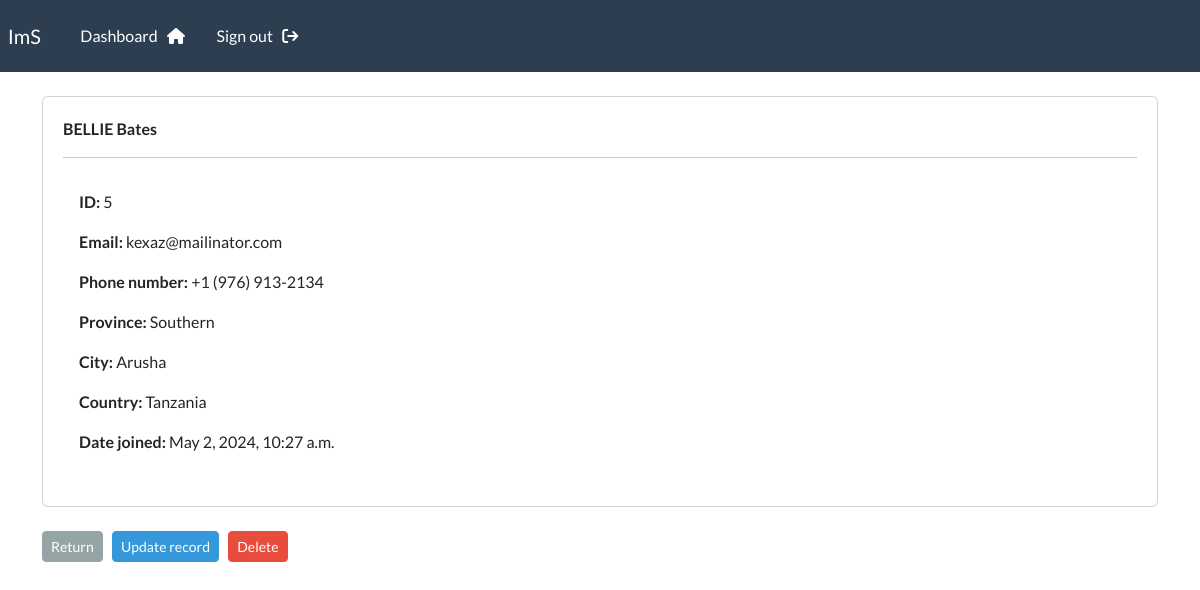
/record/5 (signed in), run on the app's committed database.
### webapp/models.py (models this page shows, shortened)
class Record(models.Model):
    creation_date = models.DateTimeField(auto_now_add=True)
    first_name = models.CharField(max_length=100)
    last_name = models.CharField(max_length=100)
    email = models.EmailField()
    phone = models.CharField(max_length=20)
    province = models.CharField(max_length=255)
    city = models.CharField(max_length=255)
    country = models.CharField(max_length=255)

### webapp/views.py (the view)
# urls.py: path('record/<int:pk>', views.view_record, name='record'),
@login_required(login_url='login')
def view_record(request, pk):
    all_records = Record.objects.get(id=pk)
    context = {'record':all_records}
    return render(request, 'webapp/view-record.html',context=context)

### webapp/templates/webapp/view-record.html (shortened to what this page needs)
{% extends 'webapp/base.html' %}
{% block content %}
    <div class="card" style="padding: 20px;">
        <strong>
            {{record.first_name|upper}}
            {{record.last_name}}
        </strong>
        <hr>
        <div class="card-body">
            <p><strong>ID: </strong> {{ record.id }}</p>
            <p><strong>Email: </strong> {{ record.email }}</p>
            <p><strong>Phone number: </strong> {{ record.phone }}</p>
            <p><strong>Province: </strong> {{ record.province }}</p>
            <p><strong>City: </strong> {{ record.city }}</p>
            <p><strong>Country: </strong> {{ record.country }}</p>
            <p><strong>Date joined: </strong> {{ record.creation_date }}</p>
        </div>
    </div>
    <br>
     <th><a class="btn btn-secondary btn-sm" href="{% url 'dashboard' %}">Return</a></th>
     <th><a class="btn btn-info btn-sm" href="{% url 'update-record' record.id  %}">Update record</a></th>
     <th><a class="btn btn-danger btn-sm" href="{% url 'delete' record.id %}">Delete</a></th>
{% endblock %}

### data on the page
Record: first_name "BELLIE", last_name "Bates", id "5", email "kexaz@mailinator.com", phone "+1 (976) 913-2134", province "Southern", city "Arusha", country "Tanzania", creation_date "May 2, 2024, 10:27 a.m."
